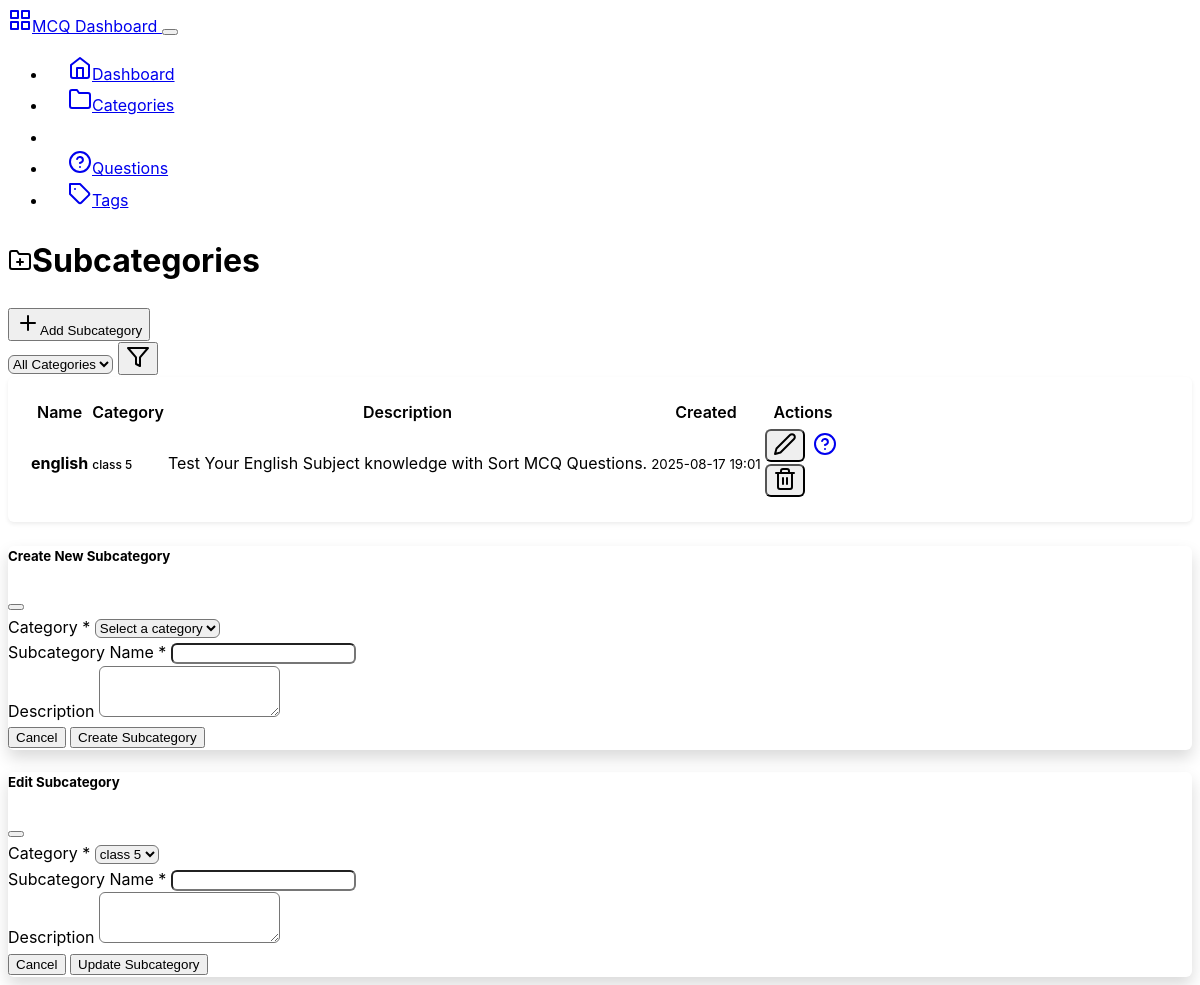
The page /backend/subcategories on the database as committed earlier.
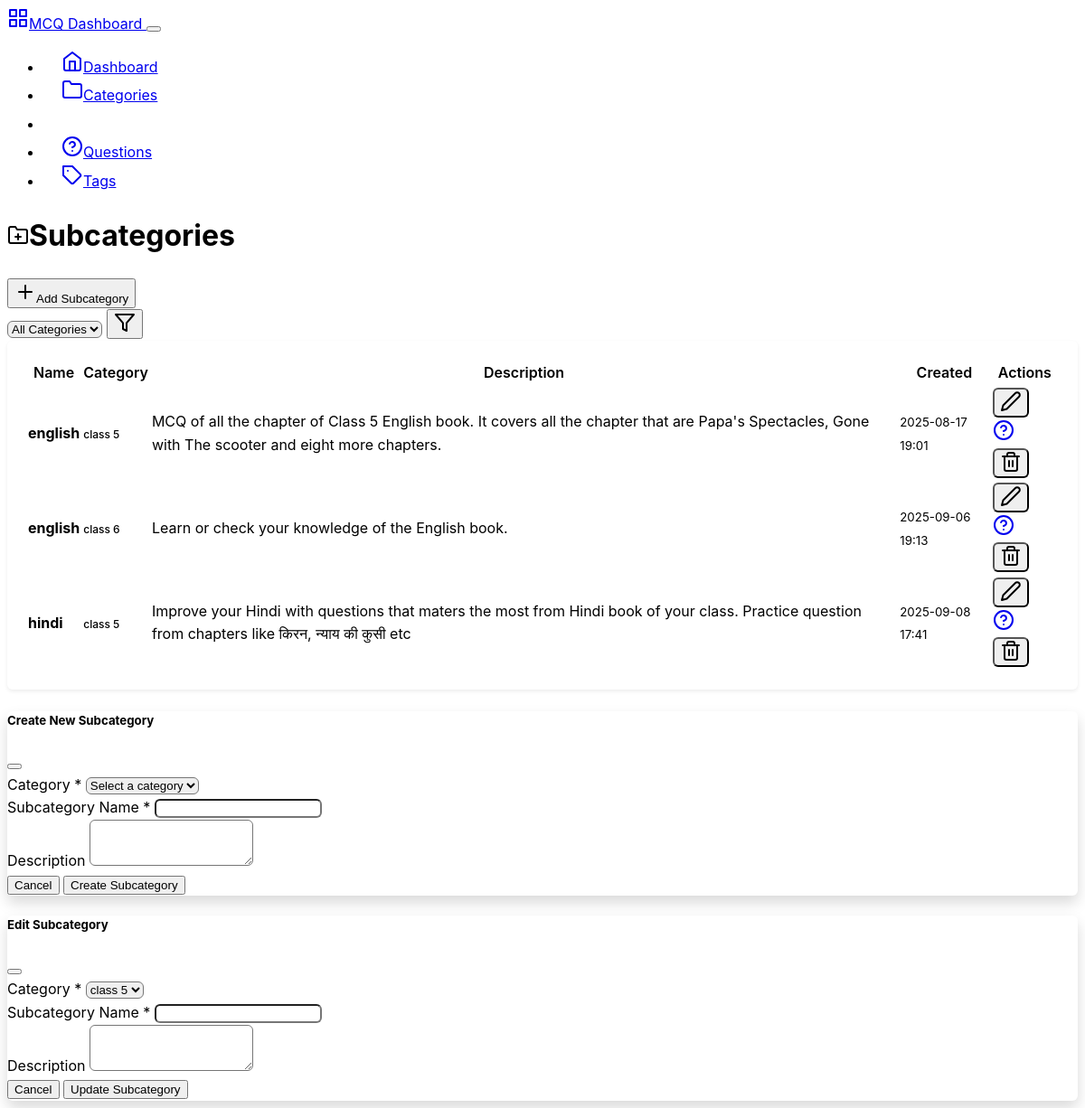
The same page on the database as committed later.
### mcqbox/model.py (models this page shows, shortened)
class Subcategory(db.Model):
    id = db.Column(db.Integer, primary_key=True)
    name = db.Column(db.String(50), nullable=False)
    category_id = db.Column(db.Integer, db.ForeignKey('category.id'), nullable=False)
    category = db.relationship('Category', backref=db.backref('subcategories', lazy=True))
    description = db.Column(db.String(200), nullable=True)
    created_at = db.Column(db.DateTime, server_default=db.func.now())
    updated_at = db.Column(db.DateTime, server_default=db.func.now(), onupdate=db.func.now())

class Category(db.Model):
    id = db.Column(db.Integer, primary_key=True)
    name = db.Column(db.String(50), nullable=False, unique=True)
    description = db.Column(db.String(200), nullable=True)
    created_at = db.Column(db.DateTime, server_default=db.func.now())
    updated_at = db.Column(db.DateTime, server_default=db.func.now(), onupdate=db.func.now())

### mcqbox/backend/route.py (the view)
@app.route('/backend/subcategories')
def subcategories():
    category_id = request.args.get('category_id', type=int)
    categories_list = Category.query.all()
    if category_id:
        subcategories_list = Subcategory.query.filter_by(category_id=category_id).all()
        selected_category = Category.query.get(category_id)
    else:
        subcategories_list = Subcategory.query.all()
        selected_category = None
    return render_template('subcategories.html',
                         subcategories=subcategories_list,
                         categories=categories_list,
                         selected_category=selected_category)

### mcqbox/backend/templates/subcategories.html (shortened to what the changed rows need)
{% extends "base.html" %}
{% block content %}
<div class="row">
    <div class="col-12">
        <div class="d-flex justify-content-between align-items-center mb-4">
            <h1><i data-feather="folder-plus" class="me-2"></i>Subcategories</h1>
        </div>
    </div>
</div>
<div class="row">
    <div class="col-12">
        <div class="card">
            <div class="card-body">
                {% if subcategories %}
                    <div class="table-responsive">
                        <table class="table table-hover">
                            <thead>
                                <tr>
                                    <th>Name</th>
                                    <th>Category</th>
                                    <th>Description</th>
                                    <th>Created</th>
                                    <th class="text-end">Actions</th>
                                </tr>
                            </thead>
                            <tbody>
                                {% for subcategory in subcategories %}
                                <tr>
                                    <td>
                                        <strong>{{ subcategory.name }}</strong>
                                    </td>
                                    <td>
                                        <span class="badge bg-secondary">
                                            {{ subcategory.category.name if subcategory.category.name else 'Unknown' }}
                                        </span>
                                    </td>
                                    <td>
                                        <span class="text-muted">
                                            {{ subcategory.description if subcategory.description else 'No description' }}
                                        </span>
                                    </td>
                                    <td>
                                        <small class="text-muted">{{ subcategory.created_at.strftime('%Y-%m-%d %H:%M') }}</small>
                                    </td>
                                    <td class="text-end">
                                        <div class="btn-group" role="group">
                                            <button class="btn btn-sm btn-outline-secondary"
                                                    onclick="editSubcategory('{{ subcategory.id }}', '{{ subcategory.name }}', '{{ subcategory.description }}', {{ subcategory.category_id }})"
                                                    data-bs-toggle="modal" data-bs-target="#editSubcategoryModal">
                                                <i data-feather="edit-2"></i>
                                            </button>
                                            <a href="{{ url_for('questions', subcategory_id=subcategory.id) }}"
                                               class="btn btn-sm btn-outline-primary">
                                                <i data-feather="help-circle"></i>
                                            </a>
                                            <form method="POST" action="{{ url_for('delete_subcategory', subcategory_id=subcategory.id) }}"
                                                  class="d-inline" onsubmit="return confirm('Are you sure? This will delete all questions in this subcategory.')">
                                                <button type="submit" class="btn btn-sm btn-outline-danger">
                                                    <i data-feather="trash-2"></i>
                                                </button>
                                            </form>
                                        </div>
                                    </td>
                                </tr>
                                {% endfor %}
                            </tbody>
                        </table>
                    </div>
                {% endif %}
            </div>
        </div>
    </div>
</div>
{% endblock %}

Rows that differ between the two databases and show on the page:
changed Subcategory: description "Test Your English Subject knowledge with Sort MCQ Questions." → "MCQ of all the chapter of Class 5 English book. It covers all the chapter that are Papa's Spectacles, Gone with The scooter and eight more chapters."
added Subcategory: name "english", category "class 6", description "Learn or check your knowledge of the English book.", created_at "2025-09-06 19:13"
added Subcategory: name "hindi", category "class 5", description "Improve your Hindi with questions that maters the most from Hindi book of your class. Practice question from chapters like किरन, न्याय की कुसी etc", created_at "2025-09-08 17:41"
